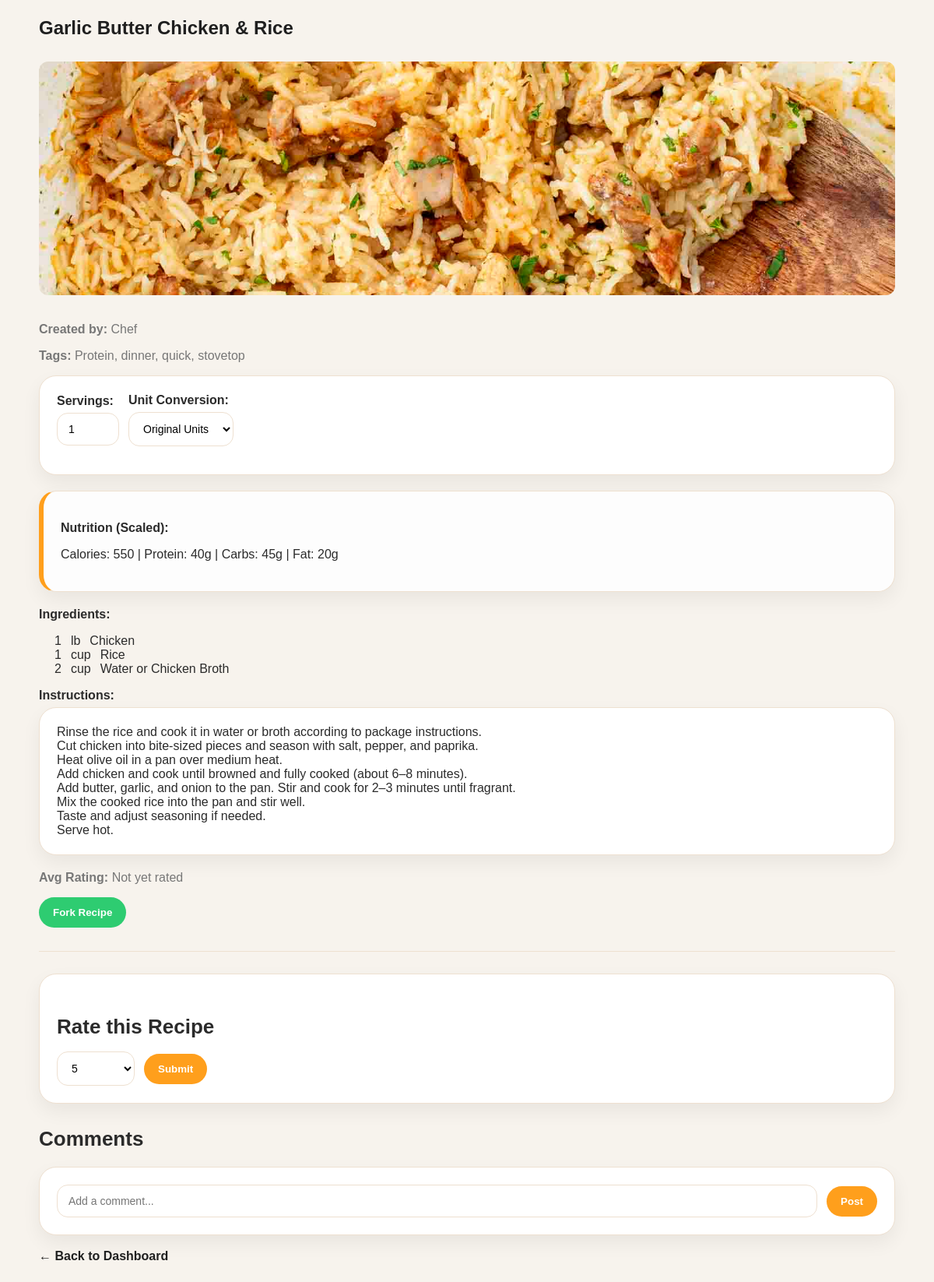
/recipe/4 (signed in), run on the app's committed database.
### app.py (models this page shows)
class Recipe(db.Model):
    id = db.Column(db.Integer, primary_key=True)
    name = db.Column(db.String(100), nullable=False)
    servings = db.Column(db.Integer, nullable=False)
    instructions = db.Column(db.Text, nullable=True)
    ingredients = db.relationship(
        'Ingredient',
        backref='recipe',
        lazy=True,
        cascade="all, delete-orphan"
    )
    calories = db.Column(db.Integer, default=0, nullable=True)
    protein = db.Column(db.Integer, default=0, nullable=True)
    carbs = db.Column(db.Integer, default=0, nullable=True)
    fat = db.Column(db.Integer, default=0, nullable=True)
    tags = db.Column(db.String(200), nullable=True)
    is_public = db.Column(db.Boolean, default=False)
    user_id = db.Column(db.Integer, db.ForeignKey('user.id'), nullable=False)
    image_filename = db.Column(db.String(255), nullable=True)
    forked_from = db.Column(db.String(80), nullable=True)
    ratings = db.relationship(
        'Rating',
        backref='recipe',
        lazy=True,
        cascade="all, delete-orphan"
    )
    comments = db.relationship(
        'Comment',
        backref='recipe',
        lazy=True,
        cascade="all, delete-orphan"
    )

class User(db.Model):
    id = db.Column(db.Integer, primary_key=True)
    is_admin = db.Column(db.Boolean, default=False)
    username = db.Column(db.String(80), unique=True, nullable=False)
    password = db.Column(db.String(200), nullable=False)
    recipes = db.relationship(
        'Recipe',
        backref='owner',
        lazy=True,
        cascade="all, delete-orphan"
    )

class Ingredient(db.Model):
    id = db.Column(db.Integer, primary_key=True)
    name = db.Column(db.String(100), nullable=False)
    quantity = db.Column(db.String(50), nullable=False)
    unit = db.Column(db.String(20), nullable=False)
    recipe_id = db.Column(db.Integer, db.ForeignKey('recipe.id'), nullable=False)

### app.py (the view)
@app.route('/recipe/<int:recipe_id>')
def recipe_detail(recipe_id):
    if 'user_id' not in session:
        return redirect(url_for('login'))
    recipe = Recipe.query.get_or_404(recipe_id)
    ratings = Rating.query.filter_by(recipe_id=recipe_id).all()
    avg_val = round(sum([r.stars for r in ratings]) / len(ratings), 1) if ratings else "Not yet rated"
    user_rating = Rating.query.filter_by(
        recipe_id=recipe_id,
        user_id=session['user_id']
    ).first()
    user_stars = user_rating.stars if user_rating else None
    is_owner = recipe.user_id == session['user_id']
    return render_template(
        'recipe_detail.html',
        recipe=recipe,
        avg_rating=avg_val,
        user_stars=user_stars,
        is_owner=is_owner
    )

### app.py (called while the page is built)
@app.before_request
def clear_stale_session():
    if 'user_id' in session:
        user = User.query.get(session['user_id'])
        if not user:
            session.clear()

### templates/recipe_detail.html (shortened to what this page needs)
<!DOCTYPE html>
<html>
<head>
    <link rel="stylesheet" href="{{ url_for('static', filename='style.css') }}">
</head>
<body class="page-body" data-recipe-id="{{ recipe.id }}">
    <div class="container recipe-container">
        <h1 class="page-title recipe-title">{{ recipe.name }}</h1>
        {% if recipe.image_filename %}
            <img src="{{ url_for('static', filename='uploads/' ~ recipe.image_filename) }}" alt="{{ recipe.name }}" class="recipe-img">
        {% endif %}
        <p class="recipe-meta">
            <strong>Created by:</strong>
            <span class="author-name">{{ recipe.owner.username }}</span>
        </p>
        <p class="recipe-meta">
            <strong>Tags:</strong>
            <span class="tags">{{ recipe.tags|capitalize if recipe.tags else "None" }}</span>
        </p>
        <div class="recipe-controls form-row card" style="margin-bottom: 20px;">
            <div class="form-group">
                <label class="form-label"><strong>Servings:</strong></label>
                <input class="form-input" type="number" id="serving-size" value="{{ recipe.servings }}" min="1" data-original-servings="{{ recipe.servings }}" style="width: 80px;">
            </div>
            <div class="form-group">
                <label class="form-label"><strong>Unit Conversion:</strong></label>
                <select class="form-select" id="unit-toggle">
                    <option value="default">Original Units</option>
                </select>
            </div>
        </div>
        <div class="macro-box card" style="background: #fdfdfd; border-left: 6px solid var(--orange); margin-bottom: 20px;">
            <p class="section-label"><strong>Nutrition (Scaled):</strong></p>
            <p>
                Calories: <span id="display-calories" class="scaled-value" data-original="{{ recipe.calories }}">{{ recipe.calories }}</span> |
                Protein: <span id="display-protein" class="scaled-value" data-original="{{ recipe.protein }}">{{ recipe.protein }}</span>g |
                Carbs: <span id="display-carbs" class="scaled-value" data-original="{{ recipe.carbs }}">{{ recipe.carbs }}</span>g |
                Fat: <span id="display-fat" class="scaled-value" data-original="{{ recipe.fat }}">{{ recipe.fat }}</span>g
            </p>
        </div>
        <p class="section-label"><strong>Ingredients:</strong></p>
        <ul class="ingredient-list">
            {% for ing in recipe.ingredients %}
                <li class="ingredient-row" data-base-unit="{{ ing.unit }}">
                    <span class="qty scaled-value" data-original-qty="{{ ing.quantity }}">{{ ing.quantity }}</span>
                    <span class="unit">{{ ing.unit }}</span>
                    <span class="ingredient-name">{{ ing.name }}</span>
                </li>
            {% endfor %}
        </ul>
        <p class="section-label"><strong>Instructions:</strong></p>
        <div class="card" style="white-space: pre-wrap; margin-bottom: 20px;">{{ recipe.instructions if recipe.instructions else "No instructions provided." }}</div>
        <p class="recipe-meta">
            <strong>Avg Rating:</strong>
            <span class="rating">
                {% if avg_rating == "Not yet rated" %}
                    {{ avg_rating }}
                {% else %}
                    {{ avg_rating }} ⭐
                {% endif %}
            </span>
        </p>
        <div class="action-buttons" style="display: flex; gap: 10px; margin-bottom: 30px;">
            {% if is_owner %}
                <a href="/edit_recipe/{{ recipe.id }}" class="btn btn-primary" style="text-decoration: none;">Edit Recipe</a>
                <button class="btn btn-danger" onclick="deleteRecipe()">Delete Recipe</button>
            {% else %}
                <button class="btn btn-success" onclick="fork_recipe()">Fork Recipe</button>
            {% endif %}
        </div>
        <hr class="divider">
        {% if not is_owner %}
            <div id="rating-form" class="card" style="margin-bottom: 20px; {% if user_stars %}display:none;{% endif %}">
                <h3 class="section-title">Rate this Recipe</h3>
                <div class="form-row">
                    <select class="form-select" id="stars-input" style="width: 100px;">
                        <option value="5">5</option>
                    </select>
                    <button class="btn btn-primary" onclick="submitRating()">Submit</button>
                </div>
            </div>
        {% endif %}
        <h3 class="section-title">Comments</h3>
        <div class="comment-input-row form-row card" style="margin-top: 20px;">
            <input class="form-input" type="text" id="new-comment" placeholder="Add a comment..." style="flex: 1;">
            <button class="btn btn-primary" onclick="submitComment()">Post</button>
        </div>
        <br>
        <a class="nav-link" href="{{ url_for('index') }}">← Back to Dashboard</a>
    </div>
</body>
</html>

### static/style.css (style rules this page uses)
:root { --orange: #ff9f1c; --dark: #1f1f1f; --text: #2b2b2b; --muted: #777; --bg: #f7f3ed; --card: #ffffff; --border: #eee0d0; }
body, .page-body { font-family: Arial, sans-serif; max-width: 1100px; margin: 0 auto; padding: 24px; background: var(--bg); color: var(--text); }
.container, .feed-container, .dashboard-container, .recipe-container, .search-container, .form-container { max-width: 1100px; margin: 0 auto; }
.card, .recipe-card, .form-card, .search-result-item, .form-container { background: var(--card); border: 1px solid var(--border); border-radius: 22px; padding: 22px; box-shadow: 0 10px 25px rgba(0, 0, 0, 0.06); }
.page-title, .form-title { font-size: 42px; line-height: 1; margin-bottom: 16px; color: var(--dark); }
.section-title { font-size: 26px; margin-top: 30px; margin-bottom: 16px; }
.divider { border: none; border-top: 1px solid var(--border); margin: 28px 0; }
.nav-link, .recipe-link, .back-link { color: var(--dark); text-decoration: none; font-weight: 600; }
.form-input, .form-select, .form-textarea, input, select, textarea { padding: 12px 14px; border: 1px solid var(--border); border-radius: 14px; font-size: 14px; background: white; }
.form-input, .form-textarea { width: 100%; box-sizing: border-box; }
.form-label, .section-label { font-weight: 700; margin-bottom: 6px; display: block; }
.form-group { margin-bottom: 14px; }
.form-row, .ingredient-row, .comment-input-row, .search-form { display: flex; gap: 12px; align-items: center; flex-wrap: wrap; }
.btn, button { border: none; border-radius: 999px; padding: 12px 18px; font-weight: 700; cursor: pointer; }
.btn-primary { background: var(--orange); color: white; }
.btn-success { background: #2ecc71; color: white; }
.recipe-title { font-size: 24px; margin-top: 0; }
.recipe-meta, .result-meta, .text-muted, .empty-state { color: var(--muted); }
.ingredient-list { padding-left: 20px; }
.recipe-img { width: 100%; max-height: 300px; object-fit: cover; border-radius: 12px; margin: 15px 0; }

### data on the page
Recipe: name "Garlic Butter Chicken & Rice", image_filename (picture), tags "Protein, dinner, quick, stovetop", servings "1", calories "550", protein "40", carbs "45", fat "20", instructions "Rinse the rice and cook it in water or broth according to package instructions. Cut chicken into bite-sized pieces and season with salt, pepper, and paprika. Heat olive oil in a pan over medium heat. Add chicken and cook until browned and fully cooked (about 6–8 minutes). Add butter, garlic, and onion to the pan. Stir and cook for 2–3 minutes until fragrant. Mix the cooked rice into the pan and stir well. Taste and adjust seasoning if needed. Serve hot."
User: owner.username "Chef"
Ingredient: quantity "1", unit "lb", name "Chicken"
Ingredient: quantity "1", unit "cup", name "Rice"
Ingredient: quantity "2", unit "cup", name "Water or Chicken Broth"

### other printed values
{{ avg_rating }} "Not yet rated"
